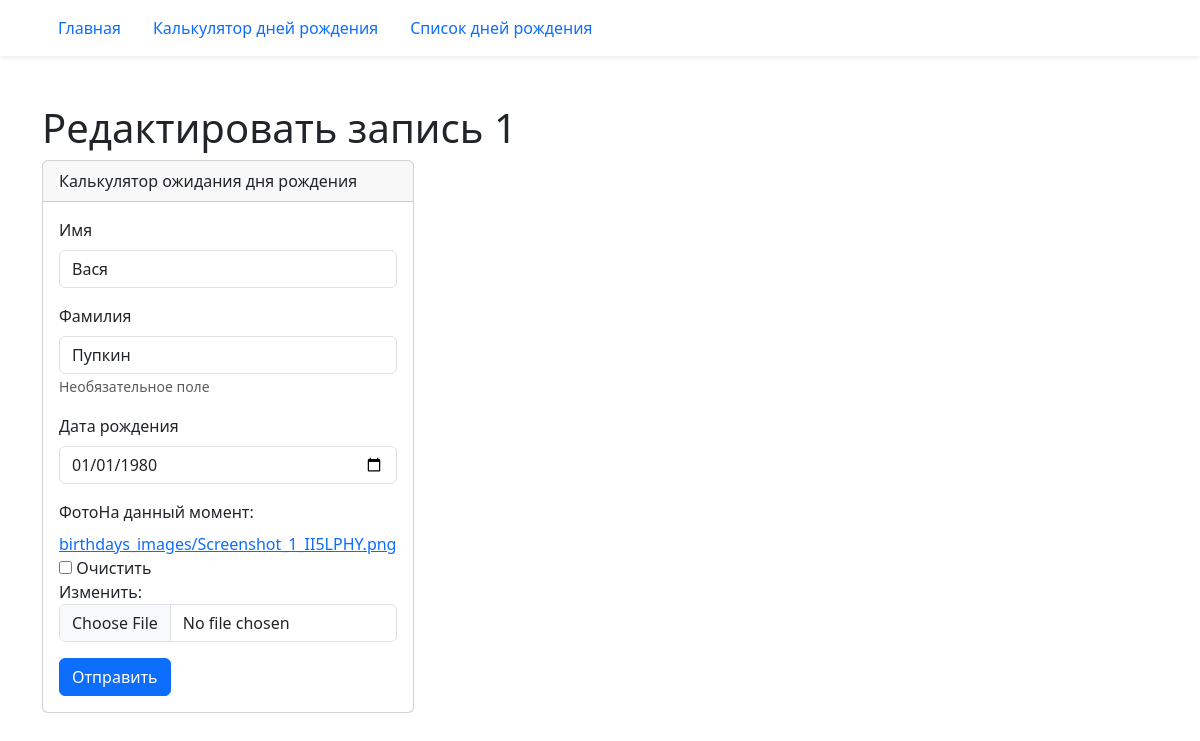
Screenshot of /birthday/1/edit/ with the database file from the repository.
### birthday/models.py (models this page shows, shortened)
class Birthday(models.Model):
    first_name = models.CharField('Имя', max_length=20)
    last_name = models.CharField('Фамилия', blank=True, help_text='Необязательное поле', max_length=20)
    birthday = models.DateField('Дата рождения', validators=(real_age,))
    image = models.ImageField('Фото', blank=True, upload_to='birthdays_images')
    class Meta:
        constraints = (models.UniqueConstraint(fields=('first_name', 'last_name', 'birthday'), name='Unique person constraint',),)

### birthday/views.py (the view)
# urls.py: path('<int:pk>/edit/', views.BirthdayUpdateView.as_view(), name='edit'),
class BirthdayUpdateView(UpdateView):
    model = Birthday
    form_class = BirthdayForm

### birthday/forms.py (shortened to what this page needs)
class BirthdayForm(forms.ModelForm):
    class Meta:
        model = Birthday
        fields = '__all__'
        widgets = {'birthday': forms.DateInput(attrs={'type': 'date'})}

### templates/birthday/birthday_form.html (shortened to what this page needs)
{% extends "base.html" %}
{% load django_bootstrap5 %}
{% block content %}
  {% if "/edit/" in request.path %}
    <h1>Редактировать запись {{ form.instance.pk }}</h1>
  {% else %}
    <h1>Создать запись</h1>
  {% endif %}
  <div class="card col-4">
    <div class="card-header">
      Калькулятор ожидания дня рождения
    </div>
    <div class="card-body">
      <form method="post" enctype="multipart/form-data">
        {% bootstrap_form form %}
        {% bootstrap_button button_type="submit" content="Отправить" %}
      </form>
    </div>
  </div>
{% endblock content %}

### rows the page displays
Birthday: instance.pk "1", first_name "Вася", last_name "Пупкин", birthday "01/01/1980"
